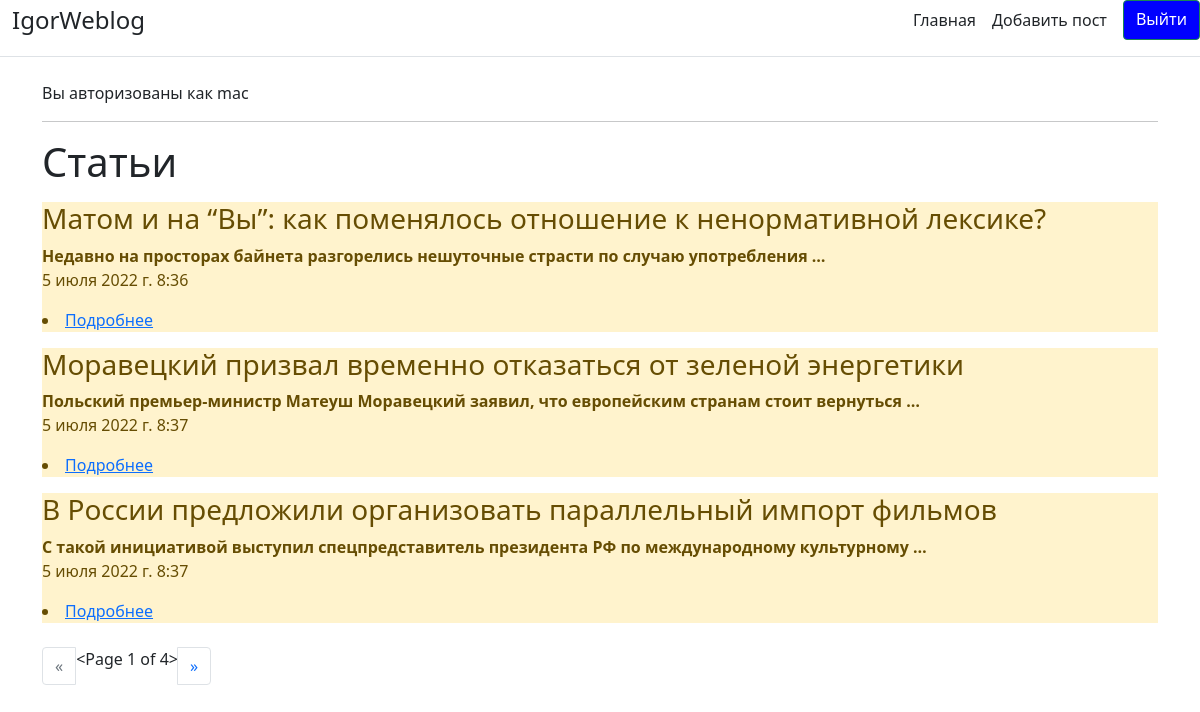
The app's page / (signed in) with its own data.
### Blog/models.py (models this page shows, shortened)
class Task(models.Model):
    title = models.CharField('Название', max_length=100)
    task = models.TextField('Текст')
    created_dt = models.DateTimeField('Дата', auto_now=True)
    publish = models.DateTimeField('Публикация', default=timezone.now)
    slug = models.SlugField('Ссылка', max_length=250, unique=True, null=False, blank=True, db_index=True)
    class Meta:
        verbose_name = 'Пост'
        verbose_name_plural = 'Посты'

### Blog/views.py (the view)
# urls.py: path('', views.index, name='index'),
def index(request):
    tasks = Task.objects.all().order_by('-id')
    if 'page' in request.GET:
        page = request.GET.get('page')
    else:
        page = 1
    paginator = Paginator(tasks, 3)
    try:
        tasks = paginator.page(page)
    except PageNotAnInteger:
        tasks = paginator.page(1)
    except EmptyPage:
        tasks = paginator.page(paginator.num_pages)
    page_number = request.GET.get('page')
    page_obj = paginator.get_page(page_number)
    context = {'title': 'Блог главная', 'tasks': tasks, 'page_obj': page_obj, 'page_number': page_number, 'page': page}
    return render(request, 'Blog/index.html', context)

### Blog/templates/Blog/index.html (shortened to what this page needs)
{% extends 'Blog/base.html' %}
{% block content %}
    <h1>Статьи</h1>
    {% if tasks %}
        {% for i in tasks %}
            <div class="alert-warning mt-3", class="container">
                <h3>{{ i.title }}</h3>
                <b>{{ i.task | truncatewords:10}}</b>
                <p>{{ i.created_dt }}</p>
                <li><a href="/article_detail/{{i.slug}}">Подробнее</a></li>
            </div>
        {% endfor %}
    {% else %}
                <p>У нас нет записей</p>
    {% endif %}
<br>
<nav id="pagination" class="col align-self-center" aria-label="Page navigation example">
    <ul class="pagination">
        {% if page_obj.has_previous %}
        <li class="page-item"><a class="page-link" href="?page={{ page_obj.previous_page_number }}">&laquo;</a></li>
        {% else %}
        <li class="page-item disabled"><span class="page-link" href="#" tabindex="-1" aria-disabled="true">&laquo;</span></li>
        {% endif %}
        <li>{{ page_obj }}</li>
        {% if page_obj.has_next %}
        <li class="page-item"><a class="page-link" href="?page={{ page_obj.next_page_number }}">&raquo;</a></li>
        {% else %}
        <li class="page-item disabled"><span class="page-link" href="#" tabindex="-1" aria-disabled="true">&raquo;</span></li>
        {% endif %}
        </ul>
</nav>
</div>
{% endblock %}

### Blog/templates/Blog/base.html (shortened to what this page needs)
<!doctype html>
<html lang="ru">
<head>
    <link rel="stylesheet" href="https://cdn.jsdelivr.net/npm/bootstrap@5.1.3/dist/css/bootstrap.min.css">
</head>
<body>
    <div class="d-flex flex-column flex-md-row align-items-center pb-3 mb-4 border-bottom">
        <a href="/" class="d-flex align-items-center text-dark text-decoration-none">
        <span class="container fs-4"> IgorWeblog </span></a>
{% if request.user.is_authenticated %}
        <nav class="d-inline-flex mt-2 mt-md-0 ms-md-auto">
            <a class="me-3 py-2 text-dark text-decoration-none" href="{% url 'index' %}">Главная</a>
            <a class="me-3 py-2 text-dark text-decoration-none" href="{% url 'post' %}">Добавить пост</a>
            <a button type="submit" class="btn btn-success" style="background:blue" href="{% url 'logout' %}">Выйти</a>
        </nav>
{% else %}
        <nav class="d-inline-flex mt-2 mt-md-0 ms-md-auto">
            <a class="me-3 py-2 text-dark text-decoration-none" href="{% url 'index' %}">Главная</a>
            <a class="me-3 py-2 text-dark text-decoration-none" href="{% url 'login' %}">Авторизация</a>
        </nav>
{% endif %}
    </div>
    <div class="container">
{% if request.user.is_authenticated %}
    <p>Вы авторизованы как {{ user.username|default:'Гость'}}</p>
{% else %}
    <p>Вы не авторизованы.</p>
{% endif %}
<hr>
    </div>
    <div class="container">
        {% block content %}{% endblock %}
</body>
</html>

### records on screen
Task: title "Матом и на “Вы”: как поменялось отношение к ненормативной лексике?", task "Недавно на просторах байнета разгорелись нешуточные страсти по случаю употребления …", created_dt "5 июля 2022 г. 8:36"
Task: title "Моравецкий призвал временно отказаться от зеленой энергетики", task "Польский премьер-министр Матеуш Моравецкий заявил, что европейским странам стоит вернуться …", created_dt "5 июля 2022 г. 8:37"
Task: title "В России предложили организовать параллельный импорт фильмов", task "С такой инициативой выступил спецпредставитель президента РФ по международному культурному …", created_dt "5 июля 2022 г. 8:37"

### other values on screen
{{ user.username|default:'Гость' }} "mac"
{{ page_obj }} "<Page 1 of 4>"
